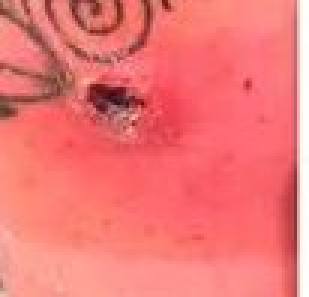
#> input picture test_images/es_spidersimage207 (copy).jpg, 103 x 99 px (shown 3 times larger)
$ python -i image_descriptors.py   (imports and definitions only)   (older library calls are emulated)
#> lines starting #> are read from the running program, lines starting #| are printed output that depends on the picture
"""
src/features/image_descriptors.py
=================================
Deterministic Visual Descriptor Extractor for ResQ_Ai Phase 2.

Implements `BugBiteDescriptorExtractor`:
1. Color & Inflammation (CIELAB & HSV):
   - Channel-wise mean, standard deviation, and skewness across 6 channels.
   - 16-bin normalized histograms per channel.
   - Clinical erythema/redness index (a* channel) and necrotic/dark center contrast (L* channel).
2. Texture Descriptors (GLCM & LBP):
   - Gray-Level Co-occurrence Matrix (contrast, dissimilarity, homogeneity, energy,
     correlation across distances [1, 3] and angles [0, pi/4, pi/2, 3*pi/4]).
   - Rotation-invariant uniform Local Binary Patterns (P=24, R=3).
3. Keypoint Descriptors (SIFT with ORB Fallback):
   - SIFT 128-dim keypoint detection and descriptors.
   - Robust fallback to ORB when SIFT yields zero keypoints.
   - Fixed-length aggregation via statistical pooling (mean, std, max) + optional BoVW codebook.
4. Lesion Morphology & Geometry:
   - Adaptive/Otsu thresholding on CIELAB a* channel + morphological cleanup.
   - Contour shape metrics: area ratio, circularity, eccentricity, solidity, aspect ratio, extent.
5. Explainable AI (XAI) Biomarkers:
   - Interpretable clinical metrics dictionary (erythema score, circularity, texture contrast, necrosis).
"""

import logging
from typing import Dict, List, Optional, Tuple, Union, Any

import numpy as np
from scipy import stats
from PIL import Image

try:
    import cv2
    from skimage.feature import graycomatrix, graycoprops, local_binary_pattern
    CV2_AVAILABLE = True
except (ImportError, ModuleNotFoundError) as _cv2_err:
    cv2 = None
    graycomatrix = None
    graycoprops = None
    local_binary_pattern = None
    CV2_AVAILABLE = False

logger = logging.getLogger("BugBiteDescriptorExtractor")
# [2 lines not run here, left out]


class BugBiteDescriptorExtractor:
    """
    Modular, deterministic visual feature extraction engine for insect bite classification.

    Accepts an RGB image (NumPy array, PIL Image, or file path), standardizes it to
    224x224, and outputs a clean, finite 1D feature vector for downstream classifiers.
    """

    def __init__(
        self,
        target_size: Tuple[int, int] = (224, 224),
        glcm_levels: int = 32,
        glcm_distances: Tuple[int, ...] = (1, 3),
        glcm_angles: Tuple[float, ...] = (0.0, np.pi / 4, np.pi / 2, 3 * np.pi / 4),
        lbp_points: int = 24,
        lbp_radius: int = 3,
        sift_max_features: int = 200,
        bovw_codebook: Optional[Any] = None,
        bovw_clusters: int = 64,
    ):
        """
        Initializes extractor parameters.

        Args:
            target_size: (width, height) resolution, default (224, 224).
            glcm_levels: Gray levels quantization for GLCM (default 32 for low latency).
            glcm_distances: Co-occurrence pixel distances (default 1, 3).
            glcm_angles: Co-occurrence direction angles (0, 45, 90, 135 deg).
            lbp_points: Uniform LBP circular neighbor points (default 24).
            lbp_radius: Uniform LBP radius (default 3).
            sift_max_features: Upper bound for SIFT keypoints (default 200).
            bovw_codebook: Optional pre-fitted KMeans model for BoVW quantization.
            bovw_clusters: Number of clusters if BoVW is used (default 64).
        """
        self.target_size = target_size
        self.glcm_levels = glcm_levels
        self.glcm_distances = list(glcm_distances)
        self.glcm_angles = list(glcm_angles)
        self.lbp_points = lbp_points
        self.lbp_radius = lbp_radius
        self.sift_max_features = sift_max_features
        self.bovw_codebook = bovw_codebook
        self.bovw_clusters = bovw_clusters

        # SIFT and ORB detectors (if cv2 is installed)
        if CV2_AVAILABLE:
            self.sift = cv2.SIFT_create(nfeatures=self.sift_max_features)
            self.orb = cv2.ORB_create(nfeatures=self.sift_max_features)
        else:
            self.sift = None
            self.orb = None

    # -----------------------------------------------------------------------
    # 1. Standardization & Preprocessing
    # -----------------------------------------------------------------------

    def standardize_image_rgb(self, image: Union[np.ndarray, Image.Image, str]) -> np.ndarray:
        """
        Loads and standardizes input to a uint8 3-channel RGB image of shape (224, 224, 3).
        """
        if isinstance(image, str):
            bgr = cv2.imread(image)
            if bgr is None:
                raise FileNotFoundError(f"Could not read image from path: {image}")
            rgb = cv2.cvtColor(bgr, cv2.COLOR_BGR2RGB)
        elif isinstance(image, Image.Image):
            rgb = np.array(image.convert("RGB"))
        elif isinstance(image, np.ndarray):
            if image.ndim == 2:
                rgb = cv2.cvtColor(image, cv2.COLOR_GRAY2RGB)
            elif image.ndim == 3:
                if image.shape[2] == 4:
                    rgb = cv2.cvtColor(image, cv2.COLOR_RGBA2RGB)
                elif image.shape[2] == 3:
                    rgb = image.copy()
                else:
                    raise ValueError(f"Unsupported channel count: {image.shape[2]}")
            else:
                raise ValueError(f"Unsupported array shape: {image.shape}")
        else:
            raise TypeError(f"Unsupported image type: {type(image)}")

        # Ensure uint8 [0, 255]
        if rgb.dtype != np.uint8:
            if rgb.max() <= 1.0:
                rgb = (rgb * 255.0).astype(np.uint8)
            else:
                rgb = np.clip(rgb, 0, 255).astype(np.uint8)

        # Resize to (width, height)
        if (rgb.shape[1], rgb.shape[0]) != self.target_size:
            rgb = cv2.resize(rgb, self.target_size, interpolation=cv2.INTER_AREA)

        return rgb

    # -----------------------------------------------------------------------
    # 2. Color & Inflammation Descriptors (CIELAB & HSV)
    # -----------------------------------------------------------------------

    def extract_color_inflammation_features(self, rgb: np.ndarray) -> np.ndarray:
        """
        Extracts channel-wise statistical moments (mean, std, skewness),
        16-bin normalized histograms, and clinical erythema / necrotic contrast features.
        """
        lab = cv2.cvtColor(rgb, cv2.COLOR_RGB2LAB)  # L in [0, 255], a in [0, 255], b in [0, 255]
        hsv = cv2.cvtColor(rgb, cv2.COLOR_RGB2HSV)  # H in [0, 179], S in [0, 255], V in [0, 255]

        channels = [
            lab[:, :, 0],  # L*
            lab[:, :, 1],  # a* (erythema/redness axis)
            lab[:, :, 2],  # b*
            hsv[:, :, 0],  # H
            hsv[:, :, 1],  # S
            hsv[:, :, 2],  # V
        ]
        channel_ranges = [
            (0, 256),
            (0, 256),
            (0, 256),
            (0, 180),
            (0, 256),
            (0, 256),
        ]

        moments = []
        histograms = []

        for ch, (r_min, r_max) in zip(channels, channel_ranges):
            flat = ch.ravel().astype(np.float32)
            # Moments: mean, std, skewness
            c_mean = float(np.mean(flat))
            c_std = float(np.std(flat))
            # Safe skewness calculation
            if c_std > 1e-4:
                c_skew = float(stats.skew(flat))
            else:
                c_skew = 0.0
            moments.extend([c_mean, c_std, c_skew])

            # 16-bin normalized histogram
            hist, _ = np.histogram(flat, bins=16, range=(r_min, r_max), density=False)
            hist = hist.astype(np.float32)
            sum_h = np.sum(hist)
            if sum_h > 0:
                hist /= sum_h
            histograms.extend(hist.tolist())

        # Clinical Erythema & Necrotic Center Contrast
        L_ch = lab[:, :, 0].astype(np.float32)
        a_ch = lab[:, :, 1].astype(np.float32)

        # 1. Erythema metrics (a* channel, OpenCV: 128 is neutral green-red baseline)
        erythema_mean = float(np.mean(a_ch))
        erythema_p90 = float(np.percentile(a_ch, 90))
        # High-redness pixel fraction (a* > 140)
        erythema_ratio_140 = float(np.mean(a_ch > 140.0))
        erythema_ratio_150 = float(np.mean(a_ch > 150.0))

        # 2. Necrotic / Dark Center Contrast (L* channel)
        # Define central region (50% center area: 56 to 168 in 224x224)
        h, w = L_ch.shape
        cy_min, cy_max = h // 4, 3 * h // 4
        cx_min, cx_max = w // 4, 3 * w // 4

        center_L = L_ch[cy_min:cy_max, cx_min:cx_max]
        center_a = a_ch[cy_min:cy_max, cx_min:cx_max]

        # Periphery mask
        periphery_mask = np.ones((h, w), dtype=bool)
        periphery_mask[cy_min:cy_max, cx_min:cx_max] = False
        periphery_L = L_ch[periphery_mask]
        periphery_a = a_ch[periphery_mask]

        center_L_mean = float(np.mean(center_L))
        periphery_L_mean = float(np.mean(periphery_L))
        center_L_min = float(np.min(center_L))

        # Necrotic depression: Periphery L* minus Center L* (higher when center is darker/necrotic)
        necrotic_contrast = periphery_L_mean - center_L_mean
        necrotic_ratio = center_L_mean / (periphery_L_mean + 1e-5)

        # Central erythema delta
        center_a_mean = float(np.mean(center_a))
        periphery_a_mean = float(np.mean(periphery_a))
        erythema_delta = center_a_mean - periphery_a_mean

        clinical_color_metrics = [
            erythema_mean,
            erythema_p90,
            erythema_ratio_140,
            erythema_ratio_150,
            center_L_mean,
            periphery_L_mean,
            center_L_min,
            necrotic_contrast,
            necrotic_ratio,
            erythema_delta,
        ]

        color_vector = np.array(moments + histograms + clinical_color_metrics, dtype=np.float32)
        np.nan_to_num(color_vector, copy=False, nan=0.0, posinf=0.0, neginf=0.0)
        return color_vector

    # -----------------------------------------------------------------------
    # 3. Texture Descriptors (GLCM & LBP)
    # -----------------------------------------------------------------------

    def extract_texture_features(self, gray: np.ndarray) -> np.ndarray:
        """
        Computes GLCM properties across distances [1, 3] and angles [0, 45, 90, 135 deg],
        plus uniform rotation-invariant LBP histogram with P=24, R=3.
        """
        # Quantize gray levels for low-latency GLCM (32 levels)
        if self.glcm_levels < 256 and gray.max() >= self.glcm_levels:
            quant_factor = max(1, 256 // self.glcm_levels)
            quantized = (gray // quant_factor).astype(np.uint8)
            if quantized.max() >= self.glcm_levels:
                quantized = np.clip(quantized, 0, self.glcm_levels - 1)
        else:
            quantized = gray

        glcm = graycomatrix(
            quantized,
            distances=self.glcm_distances,
            angles=self.glcm_angles,
            levels=self.glcm_levels,
            symmetric=True,
            normed=True,
        )

        glcm_props = ['contrast', 'dissimilarity', 'homogeneity', 'energy', 'correlation']
        glcm_values = []
        for prop in glcm_props:
            matrix = graycoprops(glcm, prop)  # shape: (len(distances), len(angles))
            glcm_values.extend(matrix.flatten().tolist())

        # Uniform Local Binary Patterns (P=24, R=3)
        lbp = local_binary_pattern(gray, P=self.lbp_points, R=self.lbp_radius, method='uniform')
        n_lbp_bins = self.lbp_points + 2  # 26 bins for P=24 uniform
        lbp_hist, _ = np.histogram(lbp.ravel(), bins=n_lbp_bins, range=(0, n_lbp_bins), density=False)
        lbp_hist = lbp_hist.astype(np.float32)
        sum_lbp = np.sum(lbp_hist)
        if sum_lbp > 0:
            lbp_hist /= sum_lbp

        texture_vector = np.concatenate([np.array(glcm_values, dtype=np.float32), lbp_hist]).astype(np.float32)
        np.nan_to_num(texture_vector, copy=False, nan=0.0, posinf=0.0, neginf=0.0)
        return texture_vector

    # -----------------------------------------------------------------------
    # 4. Keypoint Descriptors (SIFT with ORB Fallback)
    # -----------------------------------------------------------------------

    def extract_keypoint_descriptors(self, gray: np.ndarray) -> np.ndarray:
        """
        Extracts SIFT keypoint descriptors, falling back to ORB if 0 keypoints are detected.
        Aggregates into a fixed-length vector via statistical pooling (mean, std, max)
        and optional BoVW codebook quantization.
        """
        _, descriptors = self.sift.detectAndCompute(gray, None)

        if descriptors is None or len(descriptors) == 0:
            # Fallback to ORB
            _, orb_desc = self.orb.detectAndCompute(gray, None)
            if orb_desc is not None and len(orb_desc) > 0:
                # ORB descriptors are 32-dim uint8; pad to 128-dim float32 for consistency
                descriptors = np.zeros((len(orb_desc), 128), dtype=np.float32)
                descriptors[:, :32] = orb_desc.astype(np.float32)
            else:
                descriptors = np.empty((0, 128), dtype=np.float32)
        else:
            descriptors = descriptors.astype(np.float32)

        # Statistical Pooling across keypoint descriptors
        if len(descriptors) > 0:
            desc_mean = np.mean(descriptors, axis=0)  # 128
            desc_std = np.std(descriptors, axis=0)    # 128
            desc_max = np.max(descriptors, axis=0)    # 128
            kp_count = float(len(descriptors)) / float(self.sift_max_features)
        else:
            desc_mean = np.zeros(128, dtype=np.float32)
            desc_std = np.zeros(128, dtype=np.float32)
            desc_max = np.zeros(128, dtype=np.float32)
            kp_count = 0.0

        pooled_summary = np.concatenate([desc_mean, desc_std, desc_max, [kp_count]])

        # Optional BoVW Codebook histogram
        if self.bovw_codebook is not None:
            if len(descriptors) > 0:
                cluster_ids = self.bovw_codebook.predict(descriptors)
                bovw_hist = np.bincount(cluster_ids, minlength=self.bovw_clusters).astype(np.float32)
                s = np.sum(bovw_hist)
                if s > 0:
                    bovw_hist /= s
            else:
                bovw_hist = np.zeros(self.bovw_clusters, dtype=np.float32)
            keypoint_vector = np.concatenate([pooled_summary, bovw_hist]).astype(np.float32)
        else:
            keypoint_vector = pooled_summary.astype(np.float32)

        np.nan_to_num(keypoint_vector, copy=False, nan=0.0, posinf=0.0, neginf=0.0)
        return keypoint_vector

    # -----------------------------------------------------------------------
    # 5. Lesion Morphology & Geometry
    # -----------------------------------------------------------------------

    def extract_morphology_features(self, rgb: np.ndarray) -> np.ndarray:
        """
        Segments the primary inflamed lesion region on the CIELAB a* channel
        using Otsu/adaptive thresholding, and computes geometric contour metrics.
        """
        lab = cv2.cvtColor(rgb, cv2.COLOR_RGB2LAB)
        a_channel = lab[:, :, 1]

        # Gaussian smoothing to reduce skin pore noise
        blurred = cv2.GaussianBlur(a_channel, (5, 5), 0)

        # Thresholding for elevated erythema
        # Using Otsu thresholding
        _, thresh = cv2.threshold(blurred, 0, 255, cv2.THRESH_BINARY + cv2.THRESH_OTSU)

        # Morphological opening and closing
        kernel = cv2.getStructuringElement(cv2.MORPH_ELLIPSE, (5, 5))
        mask = cv2.morphologyEx(thresh, cv2.MORPH_OPEN, kernel, iterations=1)
        mask = cv2.morphologyEx(mask, cv2.MORPH_CLOSE, kernel, iterations=2)

        # Find external contours
        contours, _ = cv2.findContours(mask, cv2.RETR_EXTERNAL, cv2.CHAIN_APPROX_SIMPLE)

        img_h, img_w = rgb.shape[:2]
        total_area = float(img_h * img_w)

        if contours and len(contours) > 0:
            # Select primary (largest) contour
            primary = max(contours, key=cv2.contourArea)
            area = float(cv2.contourArea(primary))
            perimeter = float(cv2.arcLength(primary, True))

            # Area ratio
            area_ratio = area / total_area

            # Circularity: 4 * pi * Area / Perimeter^2
            if perimeter > 1e-4:
                circularity = (4.0 * np.pi * area) / (perimeter * perimeter)
                circularity = float(np.clip(circularity, 0.0, 1.0))
            else:
                circularity = 0.0

            # Convex Hull & Solidity
            hull = cv2.convexHull(primary)
            hull_area = float(cv2.contourArea(hull))
            solidity = float(area / (hull_area + 1e-5)) if hull_area > 0 else 0.0
            solidity = float(np.clip(solidity, 0.0, 1.0))

            # Bounding Box & Aspect Ratio / Extent
            bx, by, bw, bh = cv2.boundingRect(primary)
            aspect_ratio = float(bw) / float(bh + 1e-5)
            extent = float(area / (float(bw * bh) + 1e-5))

            # Eccentricity via fitted ellipse
            if len(primary) >= 5:
                try:
                    ellipse = cv2.fitEllipse(primary)
                    (cx, cy), (d1, d2), angle = ellipse
                    major = max(d1, d2)
                    minor = min(d1, d2)
                    if major > 1e-4:
                        eccentricity = float(np.sqrt(1.0 - (minor / major) ** 2))
                    else:
                        eccentricity = 0.0
                except cv2.error:
                    eccentricity = 0.0
            else:
                eccentricity = 0.0
        else:
            # Fallback when no contour is segmented
            area_ratio = 0.0
            circularity = 0.0
            eccentricity = 0.0
            solidity = 0.0
            aspect_ratio = 1.0
            extent = 0.0
            perimeter = 0.0

        morphology_vector = np.array([
            area_ratio,
            circularity,
            eccentricity,
            solidity,
            aspect_ratio,
            extent,
            perimeter / float(img_h + img_w),
            np.log1p(len(contours)),
        ], dtype=np.float32)

        np.nan_to_num(morphology_vector, copy=False, nan=0.0, posinf=0.0, neginf=0.0)
        return morphology_vector

    # -----------------------------------------------------------------------
    # 6. Combined Feature Vector Extraction
    # -----------------------------------------------------------------------

    def extract_features(self, image: Union[np.ndarray, Image.Image, str]) -> np.ndarray:
        """
        Extracts the full fixed-length visual descriptor feature vector for an image.

        Combines:
            - Color & Inflammation (moments, histograms, erythema, necrosis)
            - Texture (GLCM 72 dims + LBP 26 dims)
            - Keypoint Summaries (SIFT/ORB pooling + optional BoVW)
            - Lesion Morphology (area, circularity, solidity, eccentricity, etc.)

        Returns:
            np.ndarray: 1D float32 array with zero NaNs/Infs.
        """
        if not CV2_AVAILABLE:
            logger.warning("cv2 is unavailable. Returning zero feature vector.")
            return np.zeros(583, dtype=np.float32)

        rgb = self.standardize_image_rgb(image)
        gray = cv2.cvtColor(rgb, cv2.COLOR_RGB2GRAY)

        color_feat = self.extract_color_inflammation_features(rgb)
        texture_feat = self.extract_texture_features(gray)
        keypoint_feat = self.extract_keypoint_descriptors(gray)
        morph_feat = self.extract_morphology_features(rgb)

        combined = np.concatenate([color_feat, texture_feat, keypoint_feat, morph_feat]).astype(np.float32)
        np.nan_to_num(combined, copy=False, nan=0.0, posinf=0.0, neginf=0.0)
        return combined

    # -----------------------------------------------------------------------
    # 7. Explainable AI (XAI) Biomarkers Extraction
    # -----------------------------------------------------------------------

    # [72 lines left out: function extract_interpretable_metrics, not called in this run]

>>> import cv2
>>> picture = cv2.cvtColor(cv2.imread('../../test_images/es_spidersimage207 (copy).jpg'), cv2.COLOR_BGR2RGB)
>>> result = BugBiteDescriptorExtractor().extract_features(picture)
#> in standardize_image_rgb, `rgb = cv2.resize(rgb, self.target_size, interpolation=cv2.INTER_AREA)`:
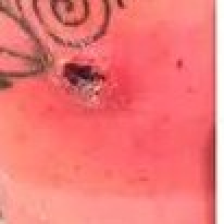
#> rgb: shape (224, 224, 3); mean R, G, B 239.6, 118.1, 117
#> in extract_features, `gray = cv2.cvtColor(rgb, cv2.COLOR_RGB2GRAY)`:
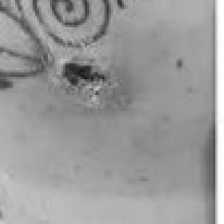
#> gray: shape (224, 224); min 23, max 255, mean 154.3
#> the loop in extract_color_inflammation_features, `for ch, (r_min, r_max) in zip(channels, channel_ranges):` made 6 passes
#> (r_max, c_mean, c_std, c_skew, hist) on pass 3: (256, 151.5, 5.71, -1.58, [0, 0, 0, 0, 0, 0, 0, 0, 0.058, 0.931, 0.011, 0, 0, 0, 0, 0])
#> after the loop in extract_color_inflammation_features, `for ch, (r_min, r_max) in zip(channels, channel_ranges):`: histograms = 96 values, max 0.931 at index 41, min 0 at index 0, mean 0.0625; moments = [163.9, 26.14, -0.132, 174.3, 12.73, -1.39, 151.5, 5.71, -1.58, 72.79, 86.01, 0.408, 134.5, 29.58, -2.15, 239.6, 28.22, -2.73]
#> in extract_color_inflammation_features, `a_ch = lab[:, :, 1].astype(np.float32)`:
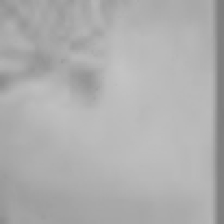
#> a_ch: shape (224, 224) float32; min 125, max 195, mean 174.3
#> in extract_color_inflammation_features, `erythema_mean = float(np.mean(a_ch))`: erythema_mean = 174.3
#> in extract_color_inflammation_features, `erythema_p90 = float(np.percentile(a_ch, 90))`: erythema_p90 = 187
#> in extract_color_inflammation_features, `erythema_ratio_140 = float(np.mean(a_ch > 140.0))`: erythema_ratio_140 = 0.969
#> in extract_color_inflammation_features, `erythema_ratio_150 = float(np.mean(a_ch > 150.0))`: erythema_ratio_150 = 0.959
#> in extract_color_inflammation_features, `center_L = L_ch[cy_min:cy_max, cx_min:cx_max]`:
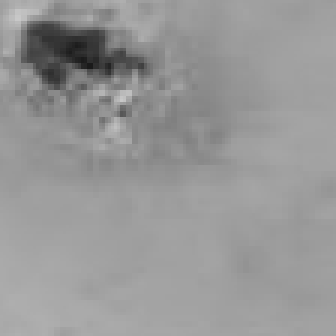
#> center_L: shape (112, 112) float32 (shown 3 times larger); min 26, max 200, mean 151.5
#> in extract_color_inflammation_features, `center_L_mean = float(np.mean(center_L))`: center_L_mean = 151.5
#> (the rest of the program and of its run is left out)
